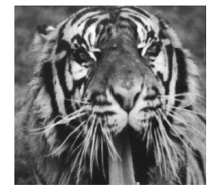
#> input picture images/tiger.png, 216 x 187 px
$ jupyter execute convolution.ipynb
#> lines starting #> are read from the running program, lines starting #| are printed output that depends on the picture
# Introduction
In this notebook I want to mess around with convolutions and understand their intuition.
I will do it on the tiger image.

[cell 1]
import matplotlib.pyplot as plt
import numpy as np
from PIL import Image, ImageFilter

orig_img = Image.open("images/tiger.png")
#> orig_img is the input picture: PIL image 216x187 RGBA; mean R, G, B, A 129, 129, 129, 255
orig_img

## Filters
Let's try to apply some of the built in filters.

[cell 2]
orig_img.filter(ImageFilter.BLUR)

[cell 3]
orig_img.filter(ImageFilter.BoxBlur(1))

[cell 4]
orig_img.filter(ImageFilter.CONTOUR)

[cell 5]
orig_img.filter(ImageFilter.MedianFilter(5))

[cell 6]
orig_img.filter(ImageFilter.MinFilter(5))

[cell 7]
orig_img.filter(ImageFilter.MaxFilter(3))

[cell 8]
orig_img.filter(ImageFilter.GaussianBlur())
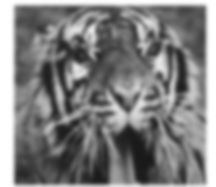
#> Out: PIL image 216x187 RGBA; mean R, G, B, A 129.1, 129.1, 129.1, 255

[cell 9]
orig_img.filter(ImageFilter.EDGE_ENHANCE)
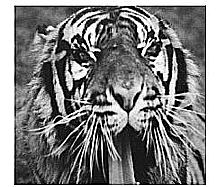
#> Out: PIL image 216x187 RGBA; mean R, G, B, A 128.3, 128.3, 128.3, 255

[cell 10]
orig_img.filter(ImageFilter.DETAIL)

[cell 11]
y_derivative_kernel = ImageFilter.Kernel(
    size=(3, 3), kernel=(0, -1, 0, 0, 1, 0, 0, 0, 0), scale=1, offset=128
)

y_gradient = orig_img.convert("L").filter(y_derivative_kernel)
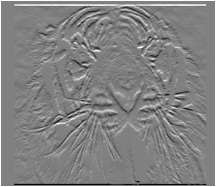
#> y_gradient: PIL image 216x187 L; min 0, max 255, mean 130.7
y_gradient

[cell 12]
x_derivative_kernel = ImageFilter.Kernel(
    size=(3, 3), kernel=(0, 0, 0, -1, 1, 0, 0, 0, 0), scale=1, offset=128
)

x_gradient = orig_img.convert("L").filter(x_derivative_kernel)
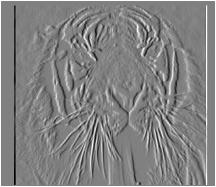
#> x_gradient: PIL image 216x187 L; min 0, max 255, mean 130.4
x_gradient

[cell 13]
new_img_mat = (
    np.sqrt(
        np.array(x_gradient, dtype=np.float64) ** 2
        + np.array(y_gradient, dtype=np.float64) ** 2
    )
    .clip(0, 255)
    .astype(np.uint8)
)
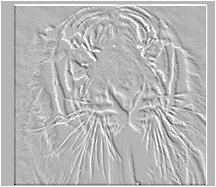
#> new_img_mat: shape (187, 216); min 12, max 255, mean 183.3
new_img = Image.fromarray(new_img_mat.astype(np.uint8))
new_img

[cell 14]
sobel_x_kernel = ImageFilter.Kernel(
    size=(3, 3), kernel=(-1, 0, 1, -2, 0, 2, -1, 0, 1), scale=1, offset=0
)

x_sobel_gradient = orig_img.convert("L").filter(sobel_x_kernel)
x_sobel_gradient

[cell 15]
sobel_y_kernel = ImageFilter.Kernel(
    size=(3, 3), kernel=(1, 2, 1, 0, 0, 0, -1, -2, -1), scale=1, offset=0
)

y_sobel_gradient = orig_img.convert("L").filter(sobel_y_kernel)
y_sobel_gradient

[cell 16]
i_x = np.array(x_sobel_gradient, dtype=np.float64)
i_y = np.array(y_sobel_gradient, dtype=np.float64)

mag = np.sqrt(i_x**2 + i_y**2).round().clip(0, 255).astype(np.uint8)
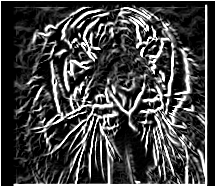
#> mag: shape (187, 216); min 0, max 255, mean 68.8
Image.fromarray(mag.astype(np.uint8), mode="L")

[cell 17]
edge_region = Image.open("images/edge_region.png").convert("L")
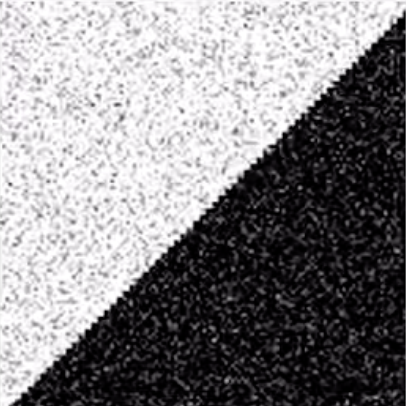
#> input picture images/edge_region.png, 406 x 406 px
x_sobel_gradient = edge_region.convert("L").filter(sobel_x_kernel)
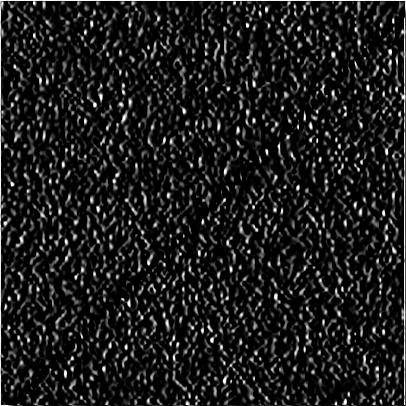
#> x_sobel_gradient: PIL image 406x406 L; min 0, max 255, mean 28.3
y_sobel_gradient = edge_region.convert("L").filter(sobel_y_kernel)
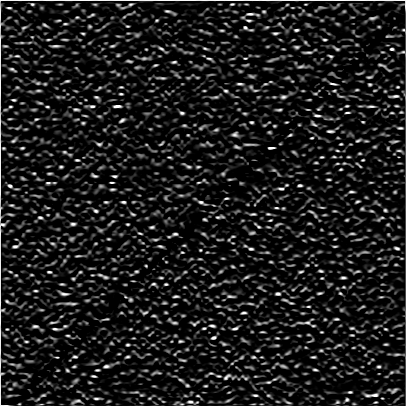
#> y_sobel_gradient: PIL image 406x406 L; min 0, max 255, mean 28.1
i_x = np.array(x_sobel_gradient, dtype=np.float64)
#> i_x: shape (406, 406) float64
i_y = np.array(y_sobel_gradient, dtype=np.float64)
#> i_y: shape (406, 406) float64

plt.scatter(i_x, i_y, alpha=0.5)
plt.show()
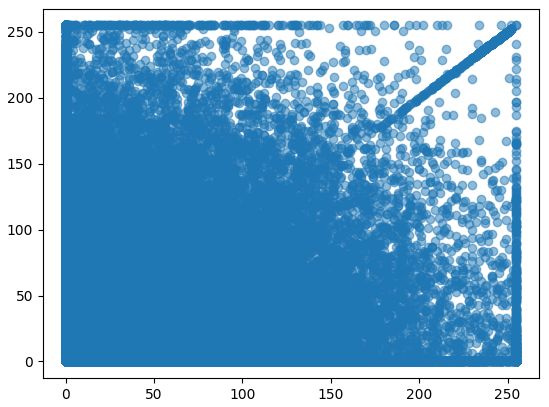
#> figure drawn by matplotlib, 1 panel
